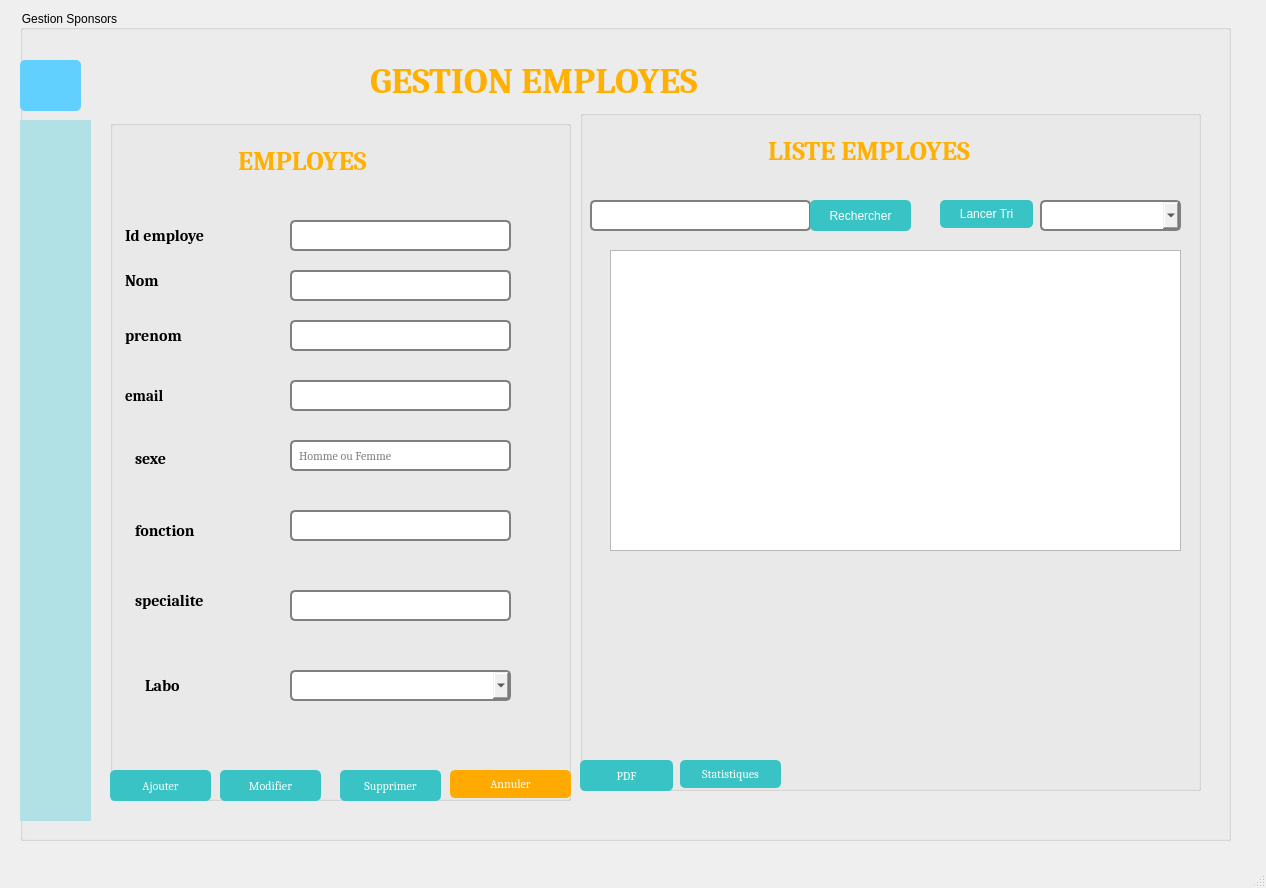
<?xml version="1.0" encoding="UTF-8"?>
<ui version="4.0">
 <class>MainWindow</class>
 <widget class="QMainWindow" name="MainWindow">
  <property name="geometry">
   <rect>
    <x>0</x>
    <y>0</y>
    <width>1266</width>
    <height>888</height>
   </rect>
  </property>
  <property name="font">
   <font>
    <family>Cambria</family>
    <pointsize>9</pointsize>
   </font>
  </property>
  <property name="windowTitle">
   <string>MainWindow</string>
  </property>
  <property name="styleSheet">
   <string notr="true">QGroupBox {
    font: 12px;
 background-color:transparent;
}
QComboBox {
    border: 2px solid gray;
     border-radius: 5px;
    padding: 5px;
}
QLineEdit {
    border: 2px solid gray;
    border-radius: 5px;
    padding: 5px;
}

QPushButton {
    background-color: rgb(58, 195, 197);
    color: white;
    border-radius: 5px;
    padding: 5px;
}

QLineEdit:focus, QPushButton:focus {
    border: 2px solid #4CAF50;
}

QLabel {
    font-weight: bold;
    padding: 1px;
}


QPushButton:hover{
	background-color: rgb(255, 176, 1);	
}


</string>
  </property>
  <widget class="QWidget" name="centralwidget">
   <widget class="QGroupBox" name="groupBox">
    <property name="geometry">
     <rect>
      <x>20</x>
      <y>10</y>
      <width>1211</width>
      <height>831</height>
     </rect>
    </property>
    <property name="title">
     <string>Gestion Sponsors</string>
    </property>
    <widget class="QLabel" name="nom_gestion">
     <property name="geometry">
      <rect>
       <x>340</x>
       <y>40</y>
       <width>451</width>
       <height>61</height>
      </rect>
     </property>
     <property name="font">
      <font>
       <family>Cambria</family>
       <pointsize>28</pointsize>
       <weight>75</weight>
       <bold>true</bold>
      </font>
     </property>
     <property name="styleSheet">
      <string notr="true">
QLabel {
   color:#ffb001;
}
</string>
     </property>
     <property name="text">
      <string>GESTION EMPLOYES</string>
     </property>
    </widget>
    <widget class="QGroupBox" name="afficher">
     <property name="geometry">
      <rect>
       <x>560</x>
       <y>100</y>
       <width>621</width>
       <height>681</height>
      </rect>
     </property>
     <property name="styleSheet">
      <string notr="true"/>
     </property>
     <property name="title">
      <string/>
     </property>
     <widget class="QLabel" name="afficher_label">
      <property name="geometry">
       <rect>
        <x>180</x>
        <y>20</y>
        <width>281</width>
        <height>41</height>
       </rect>
      </property>
      <property name="font">
       <font>
        <family>Cambria</family>
        <pointsize>20</pointsize>
        <weight>75</weight>
        <italic>false</italic>
        <bold>true</bold>
       </font>
      </property>
      <property name="styleSheet">
       <string notr="true">QLabel {
   color:#ffb001;
}</string>
      </property>
      <property name="text">
       <string>LISTE EMPLOYES</string>
      </property>
     </widget>
     <widget class="QLineEdit" name="lineEdit_rechercher">
      <property name="geometry">
       <rect>
        <x>10</x>
        <y>90</y>
        <width>221</width>
        <height>31</height>
       </rect>
      </property>
     </widget>
     <widget class="QPushButton" name="rechercher">
      <property name="geometry">
       <rect>
        <x>230</x>
        <y>90</y>
        <width>101</width>
        <height>31</height>
       </rect>
      </property>
      <property name="maximumSize">
       <size>
        <width>101</width>
        <height>31</height>
       </size>
      </property>
      <property name="text">
       <string>Rechercher</string>
      </property>
      <property name="icon">
       <iconset resource="Resource.qrc">
        <normaloff>:/Icones/Icones/rechercher.png</normaloff>:/Icones/Icones/rechercher.png</iconset>
      </property>
      <property name="iconSize">
       <size>
        <width>20</width>
        <height>20</height>
       </size>
      </property>
     </widget>
     <widget class="QPushButton" name="tri">
      <property name="geometry">
       <rect>
        <x>360</x>
        <y>90</y>
        <width>93</width>
        <height>28</height>
       </rect>
      </property>
      <property name="maximumSize">
       <size>
        <width>93</width>
        <height>28</height>
       </size>
      </property>
      <property name="text">
       <string>Lancer Tri</string>
      </property>
     </widget>
     <widget class="QPushButton" name="pdf">
      <property name="geometry">
       <rect>
        <x>0</x>
        <y>650</y>
        <width>93</width>
        <height>31</height>
       </rect>
      </property>
      <property name="font">
       <font>
        <family>Cambria</family>
        <pointsize>9</pointsize>
       </font>
      </property>
      <property name="styleSheet">
       <string notr="true"/>
      </property>
      <property name="text">
       <string>PDF</string>
      </property>
      <property name="icon">
       <iconset resource="Resource.qrc">
        <normaloff>:/Icones/Icones/pdf.png</normaloff>:/Icones/Icones/pdf.png</iconset>
      </property>
      <property name="iconSize">
       <size>
        <width>30</width>
        <height>40</height>
       </size>
      </property>
     </widget>
     <widget class="QPushButton" name="pushButton_statistique">
      <property name="geometry">
       <rect>
        <x>100</x>
        <y>650</y>
        <width>101</width>
        <height>28</height>
       </rect>
      </property>
      <property name="maximumSize">
       <size>
        <width>121</width>
        <height>28</height>
       </size>
      </property>
      <property name="font">
       <font>
        <family>Cambria</family>
        <pointsize>9</pointsize>
       </font>
      </property>
      <property name="styleSheet">
       <string notr="true"/>
      </property>
      <property name="text">
       <string>Statistiques</string>
      </property>
     </widget>
     <widget class="QComboBox" name="comboBo_tri">
      <property name="geometry">
       <rect>
        <x>460</x>
        <y>90</y>
        <width>141</width>
        <height>31</height>
       </rect>
      </property>
      <item>
       <property name="text">
        <string/>
       </property>
      </item>
      <item>
       <property name="text">
        <string>Nom</string>
       </property>
      </item>
      <item>
       <property name="text">
        <string>Fonction</string>
       </property>
      </item>
      <item>
       <property name="text">
        <string>ID_EMPLOYE</string>
       </property>
      </item>
     </widget>
     <widget class="QTableView" name="tableView">
      <property name="geometry">
       <rect>
        <x>30</x>
        <y>140</y>
        <width>571</width>
        <height>301</height>
       </rect>
      </property>
      <property name="styleSheet">
       <string notr="true"/>
      </property>
     </widget>
    </widget>
    <widget class="QLabel" name="label">
     <property name="geometry">
      <rect>
       <x>0</x>
       <y>20</y>
       <width>1211</width>
       <height>801</height>
      </rect>
     </property>
     <property name="styleSheet">
      <string notr="true">background-image: url(:/Icones/Icones/background.png);
</string>
     </property>
     <property name="text">
      <string/>
     </property>
    </widget>
    <widget class="QPushButton" name="pushButton_20">
     <property name="geometry">
      <rect>
       <x>0</x>
       <y>50</y>
       <width>61</width>
       <height>51</height>
      </rect>
     </property>
     <property name="styleSheet">
      <string notr="true">background-color: rgb(97, 208, 255);</string>
     </property>
     <property name="text">
      <string/>
     </property>
     <property name="icon">
      <iconset>
       <normalon>:/img/menu.png</normalon>
      </iconset>
     </property>
     <property name="iconSize">
      <size>
       <width>40</width>
       <height>40</height>
      </size>
     </property>
     <property name="checkable">
      <bool>true</bool>
     </property>
    </widget>
    <widget class="QWidget" name="widget" native="true">
     <property name="geometry">
      <rect>
       <x>0</x>
       <y>110</y>
       <width>71</width>
       <height>701</height>
      </rect>
     </property>
     <property name="styleSheet">
      <string notr="true">	background-color: rgb(178, 225, 229);</string>
     </property>
     <widget class="QPushButton" name="pushButton_13">
      <property name="geometry">
       <rect>
        <x>0</x>
        <y>30</y>
        <width>71</width>
        <height>61</height>
       </rect>
      </property>
      <property name="styleSheet">
       <string notr="true"/>
      </property>
      <property name="text">
       <string/>
      </property>
      <property name="icon">
       <iconset>
        <normalon>:/img/home.png</normalon>
       </iconset>
      </property>
      <property name="iconSize">
       <size>
        <width>40</width>
        <height>40</height>
       </size>
      </property>
     </widget>
     <widget class="QPushButton" name="pushButton_14">
      <property name="geometry">
       <rect>
        <x>0</x>
        <y>120</y>
        <width>71</width>
        <height>61</height>
       </rect>
      </property>
      <property name="text">
       <string/>
      </property>
      <property name="icon">
       <iconset>
        <normalon>:/img/calendrier.png</normalon>
       </iconset>
      </property>
      <property name="iconSize">
       <size>
        <width>40</width>
        <height>40</height>
       </size>
      </property>
     </widget>
     <widget class="QPushButton" name="pushButton_17">
      <property name="geometry">
       <rect>
        <x>0</x>
        <y>430</y>
        <width>71</width>
        <height>71</height>
       </rect>
      </property>
      <property name="text">
       <string/>
      </property>
      <property name="icon">
       <iconset>
        <normalon>:/img/notepad.png</normalon>
       </iconset>
      </property>
      <property name="iconSize">
       <size>
        <width>40</width>
        <height>40</height>
       </size>
      </property>
     </widget>
     <widget class="QPushButton" name="pushButton_15">
      <property name="geometry">
       <rect>
        <x>0</x>
        <y>210</y>
        <width>71</width>
        <height>61</height>
       </rect>
      </property>
      <property name="text">
       <string/>
      </property>
      <property name="icon">
       <iconset>
        <normalon>:/img/notification.png</normalon>
       </iconset>
      </property>
      <property name="iconSize">
       <size>
        <width>40</width>
        <height>40</height>
       </size>
      </property>
     </widget>
     <widget class="QPushButton" name="pushButton_18">
      <property name="geometry">
       <rect>
        <x>0</x>
        <y>310</y>
        <width>71</width>
        <height>71</height>
       </rect>
      </property>
      <property name="text">
       <string/>
      </property>
      <property name="icon">
       <iconset>
        <normalon>:/img/lecture.png</normalon>
       </iconset>
      </property>
      <property name="iconSize">
       <size>
        <width>40</width>
        <height>40</height>
       </size>
      </property>
     </widget>
     <widget class="QPushButton" name="pushButton_21">
      <property name="geometry">
       <rect>
        <x>0</x>
        <y>540</y>
        <width>71</width>
        <height>61</height>
       </rect>
      </property>
      <property name="text">
       <string/>
      </property>
      <property name="icon">
       <iconset>
        <normalon>:/img/chat.png</normalon>
       </iconset>
      </property>
      <property name="iconSize">
       <size>
        <width>40</width>
        <height>40</height>
       </size>
      </property>
     </widget>
     <widget class="QPushButton" name="pushButton_19">
      <property name="geometry">
       <rect>
        <x>0</x>
        <y>640</y>
        <width>71</width>
        <height>61</height>
       </rect>
      </property>
      <property name="text">
       <string/>
      </property>
      <property name="icon">
       <iconset>
        <normalon>:/img/togglapp.png</normalon>
       </iconset>
      </property>
      <property name="iconSize">
       <size>
        <width>60</width>
        <height>60</height>
       </size>
      </property>
     </widget>
    </widget>
    <widget class="QGroupBox" name="groupBox_2">
     <property name="geometry">
      <rect>
       <x>90</x>
       <y>110</y>
       <width>461</width>
       <height>681</height>
      </rect>
     </property>
     <property name="styleSheet">
      <string notr="true"/>
     </property>
     <property name="title">
      <string/>
     </property>
     <widget class="QLabel" name="Ajouter">
      <property name="geometry">
       <rect>
        <x>120</x>
        <y>20</y>
        <width>211</width>
        <height>41</height>
       </rect>
      </property>
      <property name="font">
       <font>
        <family>Cambria</family>
        <pointsize>20</pointsize>
        <weight>75</weight>
        <italic>false</italic>
        <bold>true</bold>
       </font>
      </property>
      <property name="styleSheet">
       <string notr="true">QLabel {
   color:#ffb001;
}</string>
      </property>
      <property name="text">
       <string>EMPLOYES</string>
      </property>
     </widget>
     <widget class="QLabel" name="id_label">
      <property name="geometry">
       <rect>
        <x>10</x>
        <y>100</y>
        <width>121</width>
        <height>31</height>
       </rect>
      </property>
      <property name="font">
       <font>
        <family>Cambria</family>
        <pointsize>12</pointsize>
        <weight>75</weight>
        <bold>true</bold>
       </font>
      </property>
      <property name="text">
       <string>Id employe</string>
      </property>
     </widget>
     <widget class="QLineEdit" name="lineEdit_id">
      <property name="geometry">
       <rect>
        <x>180</x>
        <y>100</y>
        <width>221</width>
        <height>31</height>
       </rect>
      </property>
      <property name="font">
       <font>
        <family>Cambria</family>
        <pointsize>9</pointsize>
       </font>
      </property>
     </widget>
     <widget class="QLabel" name="nom_label">
      <property name="geometry">
       <rect>
        <x>10</x>
        <y>150</y>
        <width>121</width>
        <height>21</height>
       </rect>
      </property>
      <property name="font">
       <font>
        <family>Cambria</family>
        <pointsize>12</pointsize>
        <weight>75</weight>
        <bold>true</bold>
       </font>
      </property>
      <property name="text">
       <string>Nom</string>
      </property>
     </widget>
     <widget class="QLineEdit" name="lineEdit_nom">
      <property name="geometry">
       <rect>
        <x>180</x>
        <y>150</y>
        <width>221</width>
        <height>31</height>
       </rect>
      </property>
      <property name="font">
       <font>
        <family>Cambria</family>
        <pointsize>9</pointsize>
       </font>
      </property>
     </widget>
     <widget class="QLabel" name="organization_label">
      <property name="geometry">
       <rect>
        <x>10</x>
        <y>200</y>
        <width>131</width>
        <height>31</height>
       </rect>
      </property>
      <property name="font">
       <font>
        <family>Cambria</family>
        <pointsize>12</pointsize>
        <weight>75</weight>
        <bold>true</bold>
       </font>
      </property>
      <property name="text">
       <string>prenom</string>
      </property>
     </widget>
     <widget class="QLineEdit" name="lineEdit_type">
      <property name="geometry">
       <rect>
        <x>180</x>
        <y>200</y>
        <width>221</width>
        <height>31</height>
       </rect>
      </property>
      <property name="font">
       <font>
        <family>Cambria</family>
        <pointsize>9</pointsize>
       </font>
      </property>
     </widget>
     <widget class="QLabel" name="budget_label">
      <property name="geometry">
       <rect>
        <x>10</x>
        <y>260</y>
        <width>71</width>
        <height>31</height>
       </rect>
      </property>
      <property name="font">
       <font>
        <family>Cambria</family>
        <pointsize>11</pointsize>
        <weight>75</weight>
        <bold>true</bold>
       </font>
      </property>
      <property name="text">
       <string>email</string>
      </property>
     </widget>
     <widget class="QLineEdit" name="lineEdit_budget">
      <property name="geometry">
       <rect>
        <x>180</x>
        <y>260</y>
        <width>221</width>
        <height>31</height>
       </rect>
      </property>
      <property name="font">
       <font>
        <family>Cambria</family>
        <pointsize>9</pointsize>
       </font>
      </property>
     </widget>
     <widget class="QLabel" name="statut_label">
      <property name="geometry">
       <rect>
        <x>20</x>
        <y>330</y>
        <width>91</width>
        <height>16</height>
       </rect>
      </property>
      <property name="font">
       <font>
        <family>Cambria</family>
        <pointsize>12</pointsize>
        <weight>75</weight>
        <bold>true</bold>
       </font>
      </property>
      <property name="text">
       <string>sexe</string>
      </property>
     </widget>
     <widget class="QLabel" name="date_label">
      <property name="geometry">
       <rect>
        <x>20</x>
        <y>400</y>
        <width>121</width>
        <height>21</height>
       </rect>
      </property>
      <property name="font">
       <font>
        <family>Cambria</family>
        <pointsize>12</pointsize>
        <weight>75</weight>
        <bold>true</bold>
       </font>
      </property>
      <property name="text">
       <string>fonction</string>
      </property>
     </widget>
     <widget class="QPushButton" name="ajouter_4">
      <property name="geometry">
       <rect>
        <x>0</x>
        <y>650</y>
        <width>101</width>
        <height>31</height>
       </rect>
      </property>
      <property name="maximumSize">
       <size>
        <width>101</width>
        <height>31</height>
       </size>
      </property>
      <property name="font">
       <font>
        <family>Cambria</family>
        <pointsize>9</pointsize>
       </font>
      </property>
      <property name="text">
       <string>Ajouter</string>
      </property>
      <property name="icon">
       <iconset resource="Resource.qrc">
        <normaloff>:/Icones/Icones/ajouter.png</normaloff>:/Icones/Icones/ajouter.png</iconset>
      </property>
      <property name="iconSize">
       <size>
        <width>20</width>
        <height>20</height>
       </size>
      </property>
     </widget>
     <widget class="QPushButton" name="supprimer_2">
      <property name="geometry">
       <rect>
        <x>230</x>
        <y>650</y>
        <width>101</width>
        <height>31</height>
       </rect>
      </property>
      <property name="maximumSize">
       <size>
        <width>101</width>
        <height>31</height>
       </size>
      </property>
      <property name="font">
       <font>
        <family>Cambria</family>
        <pointsize>9</pointsize>
       </font>
      </property>
      <property name="text">
       <string>Supprimer</string>
      </property>
      <property name="icon">
       <iconset resource="Resource.qrc">
        <normaloff>:/Icones/Icones/supprimer.png</normaloff>:/Icones/Icones/supprimer.png</iconset>
      </property>
      <property name="iconSize">
       <size>
        <width>20</width>
        <height>20</height>
       </size>
      </property>
     </widget>
     <widget class="QPushButton" name="modifier_3">
      <property name="geometry">
       <rect>
        <x>110</x>
        <y>650</y>
        <width>101</width>
        <height>31</height>
       </rect>
      </property>
      <property name="maximumSize">
       <size>
        <width>101</width>
        <height>31</height>
       </size>
      </property>
      <property name="font">
       <font>
        <family>Cambria</family>
        <pointsize>9</pointsize>
       </font>
      </property>
      <property name="text">
       <string>Modifier</string>
      </property>
      <property name="icon">
       <iconset resource="Resource.qrc">
        <normaloff>:/Icones/Icones/modifier.png</normaloff>:/Icones/Icones/modifier.png</iconset>
      </property>
      <property name="iconSize">
       <size>
        <width>20</width>
        <height>20</height>
       </size>
      </property>
     </widget>
     <widget class="QPushButton" name="pushButton_afficher">
      <property name="geometry">
       <rect>
        <x>340</x>
        <y>650</y>
        <width>121</width>
        <height>28</height>
       </rect>
      </property>
      <property name="maximumSize">
       <size>
        <width>121</width>
        <height>28</height>
       </size>
      </property>
      <property name="font">
       <font>
        <family>Cambria</family>
        <pointsize>9</pointsize>
       </font>
      </property>
      <property name="styleSheet">
       <string notr="true">background-color: rgb(255, 170, 0)</string>
      </property>
      <property name="text">
       <string>Annuler</string>
      </property>
     </widget>
     <widget class="QLineEdit" name="lineEdit_statut">
      <property name="geometry">
       <rect>
        <x>180</x>
        <y>320</y>
        <width>221</width>
        <height>31</height>
       </rect>
      </property>
      <property name="font">
       <font>
        <family>Cambria</family>
        <pointsize>9</pointsize>
       </font>
      </property>
      <property name="placeholderText">
       <string>Homme ou Femme</string>
      </property>
     </widget>
     <widget class="QLabel" name="id_label_2">
      <property name="geometry">
       <rect>
        <x>30</x>
        <y>550</y>
        <width>121</width>
        <height>31</height>
       </rect>
      </property>
      <property name="font">
       <font>
        <family>Cambria</family>
        <pointsize>12</pointsize>
        <weight>75</weight>
        <bold>true</bold>
       </font>
      </property>
      <property name="text">
       <string>Labo</string>
      </property>
     </widget>
     <widget class="QLabel" name="label_image">
      <property name="geometry">
       <rect>
        <x>180</x>
        <y>520</y>
        <width>271</width>
        <height>31</height>
       </rect>
      </property>
      <property name="text">
       <string/>
      </property>
     </widget>
     <widget class="QComboBox" name="comboBox_Emp">
      <property name="geometry">
       <rect>
        <x>180</x>
        <y>550</y>
        <width>221</width>
        <height>31</height>
       </rect>
      </property>
      <item>
       <property name="text">
        <string/>
       </property>
      </item>
      <item>
       <property name="text">
        <string>11</string>
       </property>
      </item>
     </widget>
     <widget class="QLineEdit" name="lineEdit_budget_2">
      <property name="geometry">
       <rect>
        <x>180</x>
        <y>390</y>
        <width>221</width>
        <height>31</height>
       </rect>
      </property>
      <property name="font">
       <font>
        <family>Cambria</family>
        <pointsize>9</pointsize>
       </font>
      </property>
     </widget>
     <widget class="QLineEdit" name="lineEdit_budget_3">
      <property name="geometry">
       <rect>
        <x>180</x>
        <y>470</y>
        <width>221</width>
        <height>31</height>
       </rect>
      </property>
      <property name="font">
       <font>
        <family>Cambria</family>
        <pointsize>9</pointsize>
       </font>
      </property>
     </widget>
     <widget class="QLabel" name="date_label_2">
      <property name="geometry">
       <rect>
        <x>20</x>
        <y>470</y>
        <width>121</width>
        <height>21</height>
       </rect>
      </property>
      <property name="font">
       <font>
        <family>Cambria</family>
        <pointsize>12</pointsize>
        <weight>75</weight>
        <bold>true</bold>
       </font>
      </property>
      <property name="text">
       <string>specialite</string>
      </property>
     </widget>
    </widget>
    <zorder>label</zorder>
    <zorder>afficher</zorder>
    <zorder>nom_gestion</zorder>
    <zorder>pushButton_20</zorder>
    <zorder>widget</zorder>
    <zorder>groupBox_2</zorder>
   </widget>
  </widget>
  <widget class="QMenuBar" name="menubar">
   <property name="geometry">
    <rect>
     <x>0</x>
     <y>0</y>
     <width>1266</width>
     <height>26</height>
    </rect>
   </property>
  </widget>
  <widget class="QStatusBar" name="statusbar"/>
 </widget>
 <resources>
  <include location="Resource.qrc"/>
 </resources>
 <connections/>
</ui>
